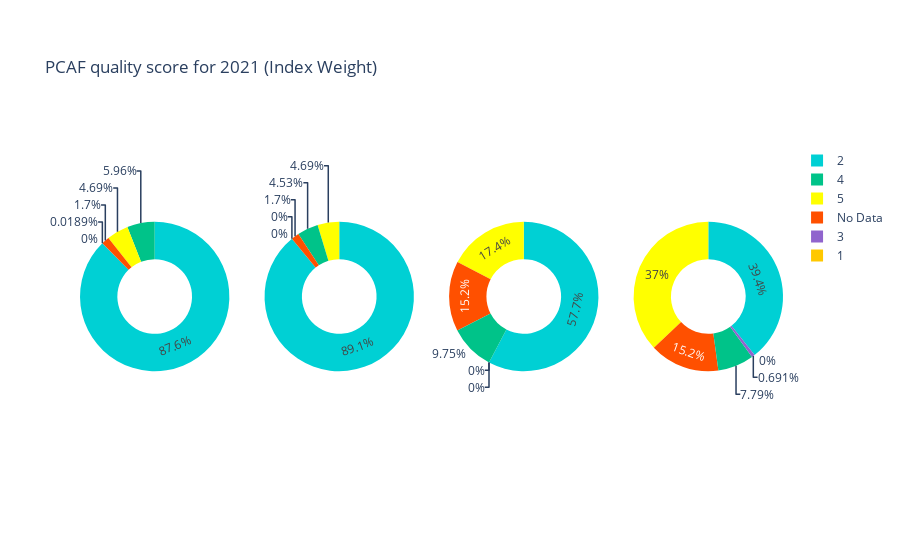
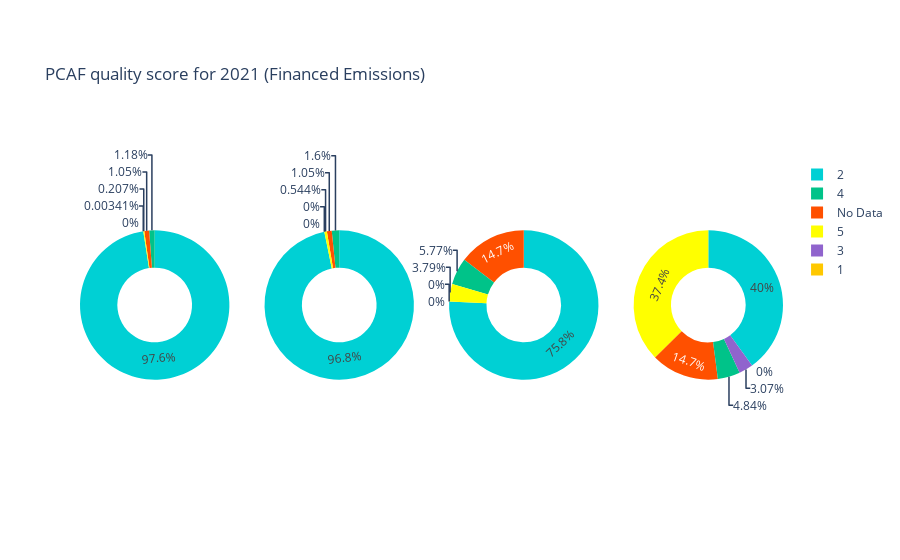

The code cell stored with these charts, in order, in its notebook:
### Code cell
scoreLabels = ['No Data', '1', '2', '3', '4', '5']
measureNames = pcafMeasures.keys()

# Create subplots for index weight pie charts
fig = make_subplots(rows=1, cols=len(measureNames), specs=[[{'type':'domain'}] * len(measureNames)] )
idx = 0
for m in measureNames:
    fig.add_trace(go.Pie(labels=scoreLabels, values=pcafWeights[idx], name=m), 1, 1 + idx)
    idx = idx + 1

fig.update_traces(hole=.5, hoverinfo="label+percent+name", marker=dict(colors=lsegColors))
fig.update_layout(title_text = f"PCAF quality score for {pcafYear} (Index Weight)")
fig.show()

# Create subplots for Financed Emissions pie charts
fig = make_subplots(rows=1, cols=len(measureNames), specs=[[{'type':'domain'}] * len(measureNames)] )
idx = 0
for m in measureNames:
    fig.add_trace(go.Pie(labels=scoreLabels, values=pcafFE[idx], name=m), 1, 1 + idx)
    idx = idx + 1

fig.update_traces(hole=.5, hoverinfo="label+percent+name", marker=dict(colors=lsegColors))
fig.update_layout(title_text = f"PCAF quality score for {pcafYear} (Financed Emissions)")
fig.show()

### Figure 1 — Plotly figure (JSON) as saved in the notebook; plotly's stock layout.template omitted (floating-point values rounded to 4 significant figures)
{"data": [{"domain": {"x": [0, 0.2125], "y": [0, 1]}, "hole": 0.5, "hoverinfo": "label+percent+name", "labels": ["No Data", "1", "2", "3", "4", "5"], "marker": {"colors": ["#FF5000", "#FFC800", "#00D0D4", "#9064CD", "#00C389", "#FFFF00"]}, "name": "Scope1EstimatedMethod", "type": "pie", "values": [1.698, 0, 87.56, 0.01892, 5.955, 4.682]}, {"domain": {"x": [0.2625, 0.475], "y": [0, 1]}, "hole": 0.5, "hoverinfo": "label+percent+name", "labels": ["No Data", "1", "2", "3", "4", "5"], "marker": {"colors": ["#FF5000", "#FFC800", "#00D0D4", "#9064CD", "#00C389", "#FFFF00"]}, "name": "Scope2EstimatedMethod", "type": "pie", "values": [1.698, 0, 89.0, 0, 4.53, 4.684]}, {"domain": {"x": [0.525, 0.7375], "y": [0, 1]}, "hole": 0.5, "hoverinfo": "label+percent+name", "labels": ["No Data", "1", "2", "3", "4", "5"], "marker": {"colors": ["#FF5000", "#FFC800", "#00D0D4", "#9064CD", "#00C389", "#FFFF00"]}, "name": "Scope3EstimationUpstreamMethod", "type": "pie", "values": [15.14, 0, 57.66, 0, 9.742, 17.37]}, {"domain": {"x": [0.7875, 1], "y": [0, 1]}, "hole": 0.5, "hoverinfo": "label+percent+name", "labels": ["No Data", "1", "2", "3", "4", "5"], "marker": {"colors": ["#FF5000", "#FFC800", "#00D0D4", "#9064CD", "#00C389", "#FFFF00"]}, "name": "Scope3EstimationDownstreamMethod", "type": "pie", "values": [15.14, 0, 39.33, 0.6909, 7.784, 36.97]}], "layout": {"title": {"text": "PCAF quality score for 2021 (Index Weight)"}}}

### Figure 2 — Plotly figure (JSON) as saved in the notebook; plotly's stock layout.template omitted (floating-point values rounded to 4 significant figures)
{"data": [{"domain": {"x": [0, 0.2125], "y": [0, 1]}, "hole": 0.5, "hoverinfo": "label+percent+name", "labels": ["No Data", "1", "2", "3", "4", "5"], "marker": {"colors": ["#FF5000", "#FFC800", "#00D0D4", "#9064CD", "#00C389", "#FFFF00"]}, "name": "Scope1EstimatedMethod", "type": "pie", "values": [1.053, 0, 97.55, 0.003408, 1.184, 0.207]}, {"domain": {"x": [0.2625, 0.475], "y": [0, 1]}, "hole": 0.5, "hoverinfo": "label+percent+name", "labels": ["No Data", "1", "2", "3", "4", "5"], "marker": {"colors": ["#FF5000", "#FFC800", "#00D0D4", "#9064CD", "#00C389", "#FFFF00"]}, "name": "Scope2EstimatedMethod", "type": "pie", "values": [1.053, 0, 96.8, 0, 1.603, 0.5443]}, {"domain": {"x": [0.525, 0.7375], "y": [0, 1]}, "hole": 0.5, "hoverinfo": "label+percent+name", "labels": ["No Data", "1", "2", "3", "4", "5"], "marker": {"colors": ["#FF5000", "#FFC800", "#00D0D4", "#9064CD", "#00C389", "#FFFF00"]}, "name": "Scope3EstimationUpstreamMethod", "type": "pie", "values": [14.67, 0, 75.77, 0, 5.768, 3.791]}, {"domain": {"x": [0.7875, 1], "y": [0, 1]}, "hole": 0.5, "hoverinfo": "label+percent+name", "labels": ["No Data", "1", "2", "3", "4", "5"], "marker": {"colors": ["#FF5000", "#FFC800", "#00D0D4", "#9064CD", "#00C389", "#FFFF00"]}, "name": "Scope3EstimationDownstreamMethod", "type": "pie", "values": [14.67, 0, 40.04, 3.07, 4.84, 37.38]}], "layout": {"title": {"text": "PCAF quality score for 2021 (Financed Emissions)"}}}
